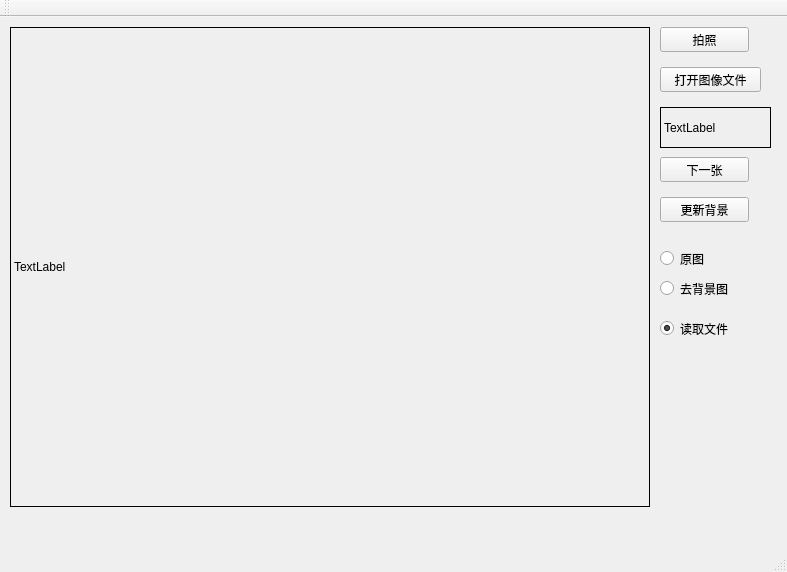
<?xml version="1.0" encoding="UTF-8"?>
<ui version="4.0">
 <class>MainWindow</class>
 <widget class="QMainWindow" name="MainWindow">
  <property name="geometry">
   <rect>
    <x>0</x>
    <y>0</y>
    <width>787</width>
    <height>572</height>
   </rect>
  </property>
  <property name="windowTitle">
   <string>MainWindow</string>
  </property>
  <widget class="QWidget" name="centralWidget">
   <widget class="QImageLabel" name="label">
    <property name="geometry">
     <rect>
      <x>10</x>
      <y>10</y>
      <width>640</width>
      <height>480</height>
     </rect>
    </property>
    <property name="frameShape">
     <enum>QFrame::Box</enum>
    </property>
    <property name="text">
     <string>TextLabel</string>
    </property>
   </widget>
   <widget class="QPushButton" name="captureBtn">
    <property name="geometry">
     <rect>
      <x>660</x>
      <y>10</y>
      <width>89</width>
      <height>25</height>
     </rect>
    </property>
    <property name="text">
     <string>拍照</string>
    </property>
   </widget>
   <widget class="QPushButton" name="openFileBtn">
    <property name="geometry">
     <rect>
      <x>660</x>
      <y>50</y>
      <width>101</width>
      <height>25</height>
     </rect>
    </property>
    <property name="text">
     <string>打开图像文件</string>
    </property>
   </widget>
   <widget class="QLabel" name="label_mousePos">
    <property name="geometry">
     <rect>
      <x>660</x>
      <y>90</y>
      <width>111</width>
      <height>41</height>
     </rect>
    </property>
    <property name="frameShape">
     <enum>QFrame::Box</enum>
    </property>
    <property name="text">
     <string>TextLabel</string>
    </property>
   </widget>
   <widget class="QPushButton" name="lastBtn">
    <property name="geometry">
     <rect>
      <x>660</x>
      <y>140</y>
      <width>89</width>
      <height>25</height>
     </rect>
    </property>
    <property name="text">
     <string>下一张</string>
    </property>
   </widget>
   <widget class="QPushButton" name="refreshBtn">
    <property name="geometry">
     <rect>
      <x>660</x>
      <y>180</y>
      <width>89</width>
      <height>25</height>
     </rect>
    </property>
    <property name="text">
     <string>更新背景</string>
    </property>
   </widget>
   <widget class="QRadioButton" name="radioButton_org">
    <property name="geometry">
     <rect>
      <x>660</x>
      <y>230</y>
      <width>112</width>
      <height>23</height>
     </rect>
    </property>
    <property name="text">
     <string>原图</string>
    </property>
    <property name="checked">
     <bool>false</bool>
    </property>
   </widget>
   <widget class="QRadioButton" name="radioButton_diff">
    <property name="geometry">
     <rect>
      <x>660</x>
      <y>260</y>
      <width>112</width>
      <height>23</height>
     </rect>
    </property>
    <property name="text">
     <string>去背景图</string>
    </property>
   </widget>
   <widget class="QRadioButton" name="radioButton_readFile">
    <property name="geometry">
     <rect>
      <x>660</x>
      <y>300</y>
      <width>112</width>
      <height>23</height>
     </rect>
    </property>
    <property name="text">
     <string>读取文件</string>
    </property>
    <property name="checked">
     <bool>true</bool>
    </property>
   </widget>
  </widget>
  <widget class="QMenuBar" name="menuBar">
   <property name="geometry">
    <rect>
     <x>0</x>
     <y>0</y>
     <width>787</width>
     <height>25</height>
    </rect>
   </property>
  </widget>
  <widget class="QToolBar" name="mainToolBar">
   <attribute name="toolBarArea">
    <enum>TopToolBarArea</enum>
   </attribute>
   <attribute name="toolBarBreak">
    <bool>false</bool>
   </attribute>
  </widget>
  <widget class="QStatusBar" name="statusBar"/>
 </widget>
 <layoutdefault spacing="6" margin="11"/>
 <customwidgets>
  <customwidget>
   <class>QImageLabel</class>
   <extends>QLabel</extends>
   <header>qimagelabel.h</header>
  </customwidget>
 </customwidgets>
 <resources/>
 <connections/>
</ui>
